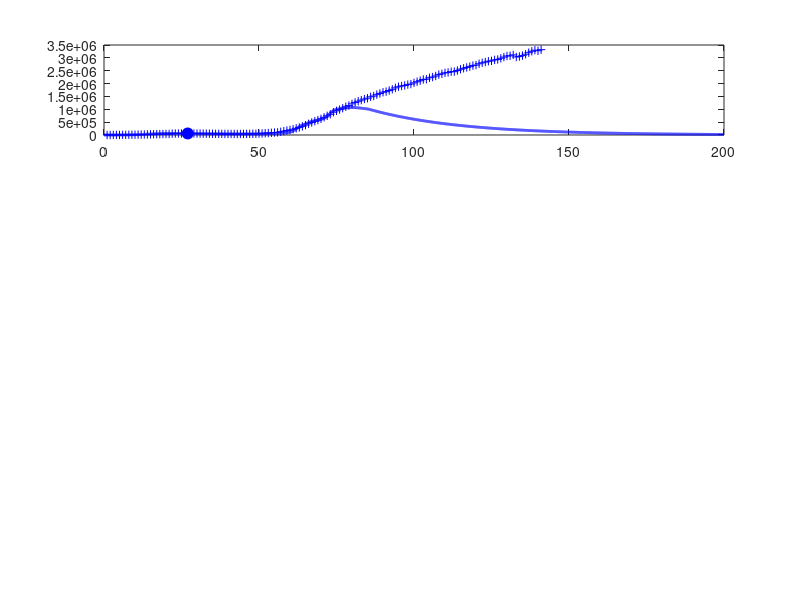

Write MATLAB code to recreate this figure. (Note: this script raises an error after producing the figure.)
% svr19.m

% Revised:  2020 03 25

% Mathemtatical model for the spread of the covid19 virus
% Model for GLOBAL spread of virus
% Model for CHINA spread of virus: download svr19CHINA.m
% Data from https://www.worldometers.info/coronavirus/
% Date file:  covid19.mat  variable covid19
% Model specified by the variables in the INPUT SECTION of the Script

% DOING PHYSICS WITH MATLAB: 
%   ../mphome.htm
% Documentation
%   http://www.physics.usyd.edu.au/teach_res/mp/doc/sird19E.htm
% Download Scripts
%   http://www.physics.usyd.edu.au/teach_res/mp/mscripts/

% Ian Cooper
% email: matlabvisualphysics@gmail.com
% Matlab 2019b

% Populations: Data d / Model
% Susceptible individuals:  Sd  S
% Active infections (currently infected);  Id  I
% Recovered:  Rd  R
% Dead:  Dd  D

close all
clear
clc

global Imax Rmax Dmax ITmax Smax

load('covid19.mat')

% save covid19.mat covid19

% DATA: variable covid19
% Col 1: World   Id   Currently Infected Cases
% Col 2: World   Rd   Recovered
% Col 3: World   Dd   Deaths

% Data for China with Script svr19CHINA.m
% Col 4: China   Total infected cases
% Col 5: China   Currently Infected Cases
% Col 6: China   Deaths
% Col 7: USA     Total infected cases
% Col 8: USA     Currently infected cases
% Col 9: USA     Deaths
% Col 10: AUST     Total infected cases
% Col 11: AUST     Currently infected cases
% Col 12: AUST     Deaths
% Col 13: IND     Total infected cases
% Col 14: IND     Currently infected cases
% Col 15: IND     Deaths


% Model: number of time steps 
  num = 5000;

% *********************************************************************  
% INPUTS: Model Parameters
% ********************************************************************* 

% Maximum number of days for model   [200]
  tMax = 200;
% Initial number of infections   [0.004] 
  I = zeros(num,1);
  I(1) = 0.004;
% Adjustible model parameters  
% S --> I  [0.38] 
  a = 0.39;
% I --> R  [0.036]
  b = 0.028;
% I --> D  [0.0025]
  d = 0.0058;
  

% *********************************************************************  
% SETUP
% ********************************************************************* 
  
% DATA: Id Rd Dd / Number of data days for COVID19  
  Ndays = find(covid19 == 0,1) - 1;  
  Id  = covid19(1:Ndays,1);
  Rd = covid19(1:Ndays,2);
  Dd    = covid19(1:Ndays,3);

% Model: S  D  R  
  S = zeros(num,1);
  D = zeros(num,1);
  R = zeros(num,1);
  
% Model: Initial values for populations
  S(1) = 1;
  D(1) = 0;
  R(1) = 0;   
  
% TIME [days]
  t = linspace(0,tMax,num)';
  dt = t(2) - t(1);

% SURGE FACTORS
  s = zeros(num,1);
  for n = 1:num-1
    if t(n) > 30;  s(n) = 0.33; end
    if t(n) > 58;  s(n) = 0.85; end 
    if t(n) > 64;  s(n) = 1.90; end   
    if t(n) > 68;  s(n) = 2.80; end 
    if t(n) > 71;  s(n) = 3.50; end  
    if t(n) > 75;  s(n) = 4.50; end  
    if t(n) > 85; s(n) = 0.00; end  
  end  
  

% *********************************************************************  
% MODEL: Time Evolution
% ********************************************************************* 
 
for n = 1:num-1
  dS = -a*S(n)*I(n)*dt;
  dI = -dS;
  I(n+1) = I(n) + dI;
  dR = b*I(n)*dt;
  dD = d*I(n)*dt;
  surge = s(n)*S(n)*dt;
  R(n+1) = R(n)+ dR;
  D(n+1) = D(n) + dD;
  S(n+1) = S(n) + dS + surge;
  I(n+1) = I(n+1) - dR - dD;
end

% Scaling I, R and D values at day specified by t_index 
%   I(27) = Id(27)
  t_index = 27;
  index = find(t > t_index,1);
  f = Id(t_index)./ I(index);

% Scale populations
  I = f.*I;
  R = f.*R;
  D = f*D;
  
  Imax = max(I);
  Rmax = max(R);
  Dmax = max(D);
  Smax = max(S);
  
% Model: total population that has been infected;  
  Itot = I + R + D;
  ITmax = max(Itot);
  
% Data
  Idtot = Id + Rd + Dd;
  Idmax = max(Id);
  Rdmax = max(Rd);
  Ddmax = max(Dd);
  ITdmax = max(Idtot);
  
% Percentages: model
  pI = 100*I(end) / Itot(end);
  pR = 100*R(end) / Itot(end);
  pD = 100*D(end) / Itot(end);
  
% Percentages: Data
  pId = 100*Id(end) / Idtot(end);
  pRd = 100*Rd(end) / Idtot(end);
  pDd = 100*Dd(end) / Idtot(end);

  
  
% *********************************************************************  
% GRAPHICS
% ********************************************************************* 

figure(1)
  set(gcf,'units','normalized');
  set(gcf,'position',[0.02 0.05 0.3 0.75]);
  set(gcf,'color','w');

subplot(4,1,1)  % INFECTIONS
    xP = 1: Ndays;
    yP = Id;
    plot(xP,yP,'b+')   
    hold on
    
    xP = t_index; yP = Id(t_index);
    plot(xP,yP,'bo','markerfacecolor','b','markersize',8)
    
    xP = t; yP = I;
    plot(xP,yP,'b','linewidth',2)
   
    plotMonths(1)
    
    grid on
    title('Active Infections  I')
    ylabel('I','FontName','Times New Roman')  
    set(gca,'fontsize',12)
  
    
subplot(4,1,2)   % RECOVERIES
    xP = 1: Ndays;
    yP = Rd; 
    plot(xP,yP,'k+')
    hold on
 
    xP = t_index; yP = Rd(t_index);
    plot(xP,yP,'ko','markerfacecolor','k','markersize',8)
    
    xP = t; yP = R;
    plot(xP,yP,'k','linewidth',2)
    
    plotMonths(2)
    
    grid on

    ylabel('R')
    title('Recoveries  R')
    set(gca,'fontsize',12)
   
 
 subplot(4,1,3)    % DEATHS
    xP = 1: Ndays;
    yP = Dd; 
    plot(xP,yP,'r+')
    hold on
 
    xP = t_index; yP = Dd(t_index);
    plot(xP,yP,'ro','markerfacecolor','r','markersize',8)
    
    xP = t; yP = D;
    plot(xP,yP,'r','linewidth',2)
    
    plotMonths(3)
    grid on
    
    ylabel('D')
    title('Deaths  D')
    set(gca,'fontsize',12) 
    
    
 subplot(4,1,4)   % Total infections
 
    th = 5;
    k = log(2)/th;
    v0 = 177400/exp(k*60);
    v = v0.*exp(k*t);
  %  v(v > ITmax) = ITmax;
    
    xP = t(1:2500);
    yP = v(1:2500);
    plot(xP,yP,'r','linewidth',1.2)
   
    hold on
    xP = 1: Ndays;
    yP = Idtot; 
    plot(xP,yP,'b+')
    hold on
    xP = t; yP = Itot;
    plot(xP,yP,'b','linewidth',2)
    
    plotMonths(4)
    
    ylim([0 1.2*ITmax])
    grid on
    xlabel('days elapsed')
    ylabel('I_{tot}','FontName','Times New Roman')
    title('Total Infections I_{tot}');
    set(gca,'fontsize',12) 
    
    
    
figure(2)
   set(gcf,'units','normalized');
   set(gcf,'position',[0.60 0.05 0.25 0.25]);
   set(gcf,'color','w');

   fig = figure(2);
   left_color = [0 0 0];
   right_color = [1 0 1];
   set(fig,'defaultAxesColorOrder',[left_color; right_color]);
   
    plotMonths(5)   
        
    yyaxis left
    xP = t; yP = S;
    plot(xP,yP,'k','linewidth',2)
    grid on
    xlabel('days elapsed')
    ylabel('Susceptible population  S') 
      
    yyaxis right
    xP = t; yP = s;
    plot(xP,yP,'m','linewidth',1)
    grid on
    ylabel('surge factor  s') 
        
    set(gca,'fontsize',12)    

    
    
    
figure(7)
   set(gcf,'units','normalized');
   set(gcf,'position',[0.33 0.05 0.25 0.35]);
   set(gcf,'color','w');

   xlim([0 120])
   ylim([0 250])
   hh = 250; dh = -25;
   
   txt = 'Start date:  22 January 2020';
   Htext = text(0,hh,txt,'fontsize',12);
   set(Htext,'color','k')
   
   hh = hh+dh;
   txt = 'Model Parameters';
   text(0,hh,txt,'fontsize',12)
   
   hh = hh+dh;
   txt = sprintf('I(0) = %3.0f   a = %2.3f   b = %2.3f   d = %2.3f', ...
       I(1),a,b,d);
   text(0,hh,txt,'fontsize',12)
      
   hh = hh+2*dh; 
   txt = 'DATA';
   text(0,hh,txt,'fontsize',12)
   
    z = datenum([2020 1 22]);
    z = z + Ndays-1;
    z = datetime(z,'ConvertFrom','datenum');
    z.Format = 'dd-MMM-yyyy';
    txt = cellstr(z) ; 
    text(20,hh,txt,'fontsize',12)
    
   hh = hh+dh;
   z1 = Id(end); z2 = Rd(end); z3 = Dd(end); z4 = z1+z2+z3;  
   txt = sprintf('I = %5.0f    R = %5.0f    D = %5.0f    I_{tot} = %5.0f', z1,z2,z3,z4);
   text(6,hh,txt,'fontsize',12)
   
   % Recoveries and Deaths
    pR = 100*Rd(end)/(Rd(end)+Dd(end));
    pD = 100*Dd(end)/(Rd(end)+Dd(end));
    hh = hh+dh;
    txt = sprintf('percent: Active = %2.1f  Recoveries = %2.1f    Deaths = %2.1f   ',pId,pRd,pDd);
    text(2,hh,txt,'fontsize',12)  
   
   hh = hh+2*dh; 
   txt = 'MODEL PREDICTIONS';
   text(0,hh,txt,'fontsize',12)
   
    z = datenum([2020 1 22]);
    z = z + tMax;
    z = datetime(z,'ConvertFrom','datenum');
    z.Format = 'dd-MMM-yyyy';
    txt = cellstr(z) ; 
    text(60,hh,txt,'fontsize',12)
   
   hh = hh+dh;
    z1 = I(end); z2 = R(end); z3 = D(end); z4 = z1+z2+z3;  
    txt = sprintf('I = %5.0f    R = %5.0f    D = %5.0f    I_{tot} = %5.0f', z1,z2,z3,z4);
    text(6,hh,txt,'fontsize',12)

   hh = hh+dh;
    txt = 'Peak';
    text(10,hh,txt,'fontsize',12)
    z = find(I == Imax,1);
    z = t(z) + datenum([2020 1 22]);
    z = datetime(z,'ConvertFrom','datenum');
    z.Format = 'dd-MMM-yyyy';
    txt = cellstr(z) ; 
    text(30,hh,txt,'fontsize',12)
   
    txt = sprintf('I_{peak} = %5.0f',Imax);
    text(70,hh,txt,'fontsize',12)
   
    hh = hh+dh;
    txt = sprintf('percent: Active = %2.1f  Recoveries = %2.1f    Deaths = %2.1f   ',pI,pR,pD);
    text(2,hh,txt,'fontsize',12)   
       

    
    axis off
   
    
    function  pM = plotMonths(z)
     global Imax Rmax Dmax ITmax Smax
     
     % Months
       m1 = [2020 01 22];    % day zero
       m2 = [2020 02  1];    % Feb
       m3 = [2020 03  1];    % Mar
       m4 = [2020 04  1];    % Apr
       m5 = [2020 05  1];    % May
       m6 = [2020 06  1];    % Jun
       m7 = [2020 07  1];    % Jul
       m8 = [2020 08  1];    % Aug
   
      tm(1) = datenum(m1);
      tm(2) = datenum(m2) - tm(1);
      tm(3) = datenum(m3) - tm(1);
      tm(4) = datenum(m4) - tm(1);
      tm(5) = datenum(m5) - tm(1);
      tm(6) = datenum(m6) - tm(1);
      tm(7) = datenum(m7) - tm(1);
      tm(8) = datenum(m8) - tm(1);
   
      if z == 1; yMax = Imax; end
      if z == 2; yMax = Rmax; end
      if z == 3; yMax = Dmax; end
      if z == 4; yMax = ITmax; end
      if z == 5; yMax = Smax; end
      
      for n = 2:8
        plot([tm(n), tm(n)], [0, yMax],'linewidth',1,'color', [0.5 0.5 0.5]);
        hold on
      end
      
      ys = 0.8;
      text(22, ys*yMax,'F')
      text(52, ys*yMax,'M')
      text(82, ys*yMax,'A')
      text(112,ys*yMax,'M')
      text(142,ys*yMax,'J')
      text(172,ys*yMax,'J')
      
   end
   
   
